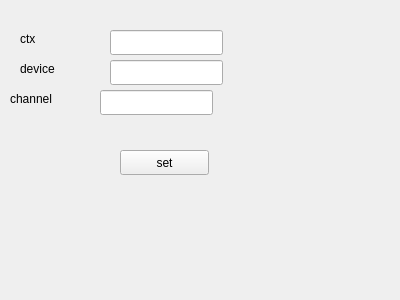
<?xml version="1.0" encoding="UTF-8"?>
<ui version="4.0">
 <class>IioSourceUi</class>
 <widget class="QWidget" name="IioSourceUi">
  <property name="geometry">
   <rect>
    <x>0</x>
    <y>0</y>
    <width>400</width>
    <height>300</height>
   </rect>
  </property>
  <property name="windowTitle">
   <string>Form</string>
  </property>
  <widget class="QLineEdit" name="lineEdit">
   <property name="geometry">
    <rect>
     <x>110</x>
     <y>30</y>
     <width>113</width>
     <height>25</height>
    </rect>
   </property>
  </widget>
  <widget class="QLineEdit" name="lineEdit_2">
   <property name="geometry">
    <rect>
     <x>110</x>
     <y>60</y>
     <width>113</width>
     <height>25</height>
    </rect>
   </property>
  </widget>
  <widget class="QLineEdit" name="lineEdit_3">
   <property name="geometry">
    <rect>
     <x>100</x>
     <y>90</y>
     <width>113</width>
     <height>25</height>
    </rect>
   </property>
  </widget>
  <widget class="QLabel" name="label">
   <property name="geometry">
    <rect>
     <x>20</x>
     <y>30</y>
     <width>67</width>
     <height>17</height>
    </rect>
   </property>
   <property name="text">
    <string>ctx</string>
   </property>
  </widget>
  <widget class="QLabel" name="label_2">
   <property name="geometry">
    <rect>
     <x>20</x>
     <y>60</y>
     <width>67</width>
     <height>17</height>
    </rect>
   </property>
   <property name="text">
    <string>device</string>
   </property>
  </widget>
  <widget class="QLabel" name="label_3">
   <property name="geometry">
    <rect>
     <x>10</x>
     <y>90</y>
     <width>67</width>
     <height>17</height>
    </rect>
   </property>
   <property name="text">
    <string>channel</string>
   </property>
  </widget>
  <widget class="QPushButton" name="pushButton">
   <property name="geometry">
    <rect>
     <x>120</x>
     <y>150</y>
     <width>89</width>
     <height>25</height>
    </rect>
   </property>
   <property name="text">
    <string>set</string>
   </property>
  </widget>
 </widget>
 <resources/>
 <connections/>
</ui>
